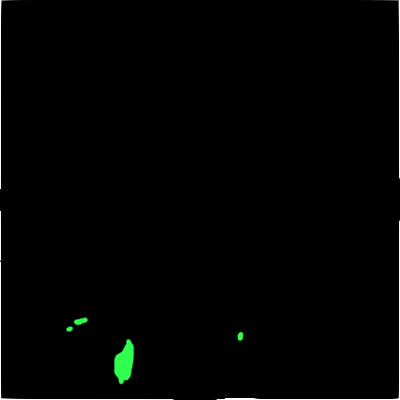
#> input picture AI/simulation/value.png, 400 x 400 px
$ python grid_init__1_.py
#> lines starting #> are read from the running program, lines starting #| are printed output that depends on the picture
import numpy as np
from PIL import Image

if __name__ == '__main__':

  # Grid dimensions in 20m resolution
  nx, ny = 400, 400

  """
  Grid layers

  1. Value [0,inf) - real [Done]
  2. Wind Speed [0,inf) - real [Done]
  3. Wind Direction [0,360) - real [Done]
  4. Fuel [0,1] - real [Done]
  5. Humidity [0, 100] - real [Done]
  6. Precipitation [0,inf) - real [Done]
  7. Altitude [0,inf) - real [Done]
  8. Burning {0,1} - boolean
  9. road [0,1] - boolean
  10. Interventions [0, number of interventions] - discrete
  """

  # ==== Init grid =====
  grid = np.zeros((10, ny, nx))

  # ===== Init value layer =====
  with Image.open('value.png') as im:
#> im is the input picture: PIL image 400x400 RGBA; mean R, G, B, A 0.4, 1.4, 0.6, 253.2
    value_layer = np.asarray(im)
    value_layer = value_layer[:, :, 1]
    grid[0,:,:] = value_layer

  # ====== Init wind layers =====
  wind_speed = np.ones((ny, nx)) * 5 # Uniform speed
  wind_direction = np.ones((ny, nx)) * 90 # Blowing east
  grid[1,:,:] = wind_speed
  grid[2,:,:] = wind_direction

  # ======= Init fuel layer =========
  with Image.open("vegetation.png") as im:
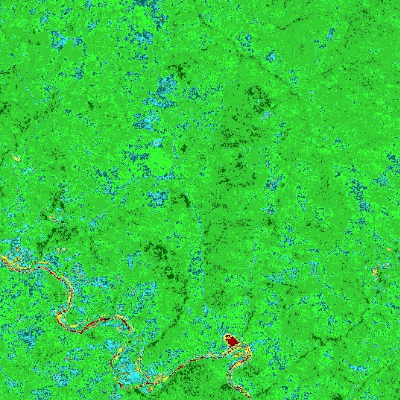
#> input picture AI/simulation/vegetation.png, 400 x 400 px
#> im is the input picture: PIL image 400x400 RGBA; mean R, G, B, A 52.4, 204.4, 65.4, 255
    fuel = np.asarray(im)[:, :, 1] / 255
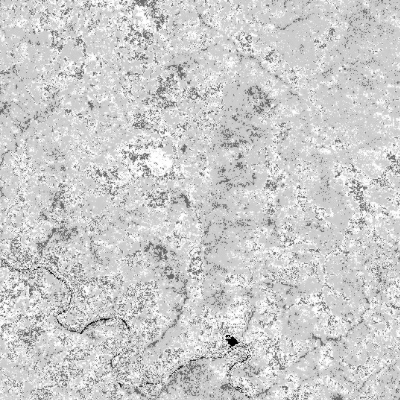
#> fuel: shape (400, 400) float64; min 0, max 1, mean 0.802
    grid[3, :, :] = fuel

  # ======= Init humidity layer ======
  humid = np.ones((nx, ny))*20
  grid[4,:,:] = humid

  # ===== Init precipitation layer ======
  precipitation = np.zeros((ny, nx))
  grid[5,:,:] = precipitation

  # ====== Init altitude layer ========

  height_scale = 5 # how many meters does an increase of 1 unit represent?
  # Load altitude map
  with Image.open('height.png') as im:
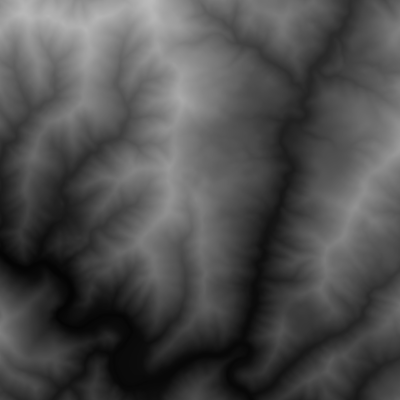
#> input picture AI/simulation/height.png, 400 x 400 px
#> im is the input picture: PIL image 400x400 RGB; min 5, max 187, mean 78.1
    im = im.convert('L')
#> im: PIL image 400x400 L
    heightmap = np.asarray(im) * height_scale
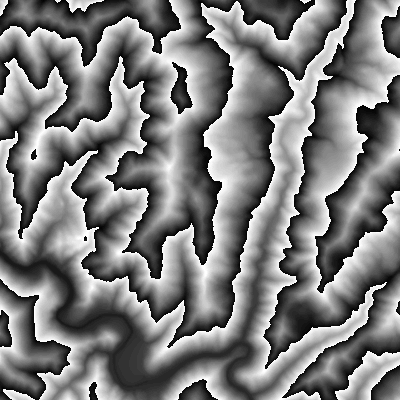
#> heightmap: shape (400, 400); min 2, max 255, mean 125.3
    grid[6,:,:] = heightmap

  # ======= Init road layer =======
  with Image.open('roads.png') as im:
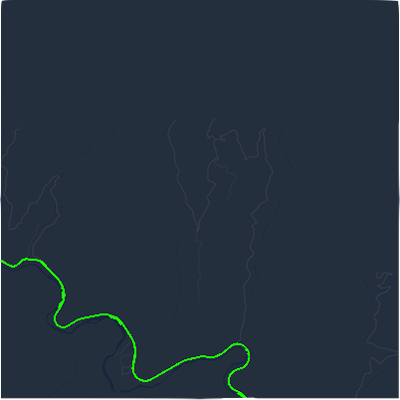
#> input picture AI/simulation/roads.png, 400 x 400 px
#> im is the input picture: PIL image 400x400 RGBA; mean R, G, B, A 35.9, 48.1, 61.6, 252.6
    road_layer = np.asarray(im)
    road_layer = road_layer[:, :, 1]
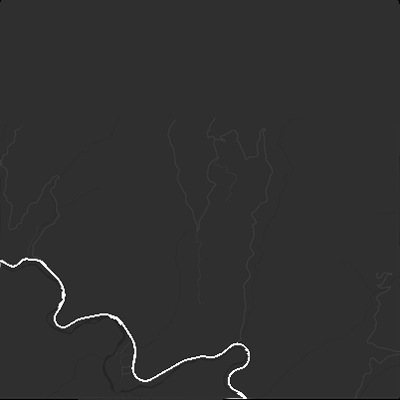
#> road_layer: shape (400, 400); min 0, max 255, mean 48.1
    grid[8,:,:] = road_layer
